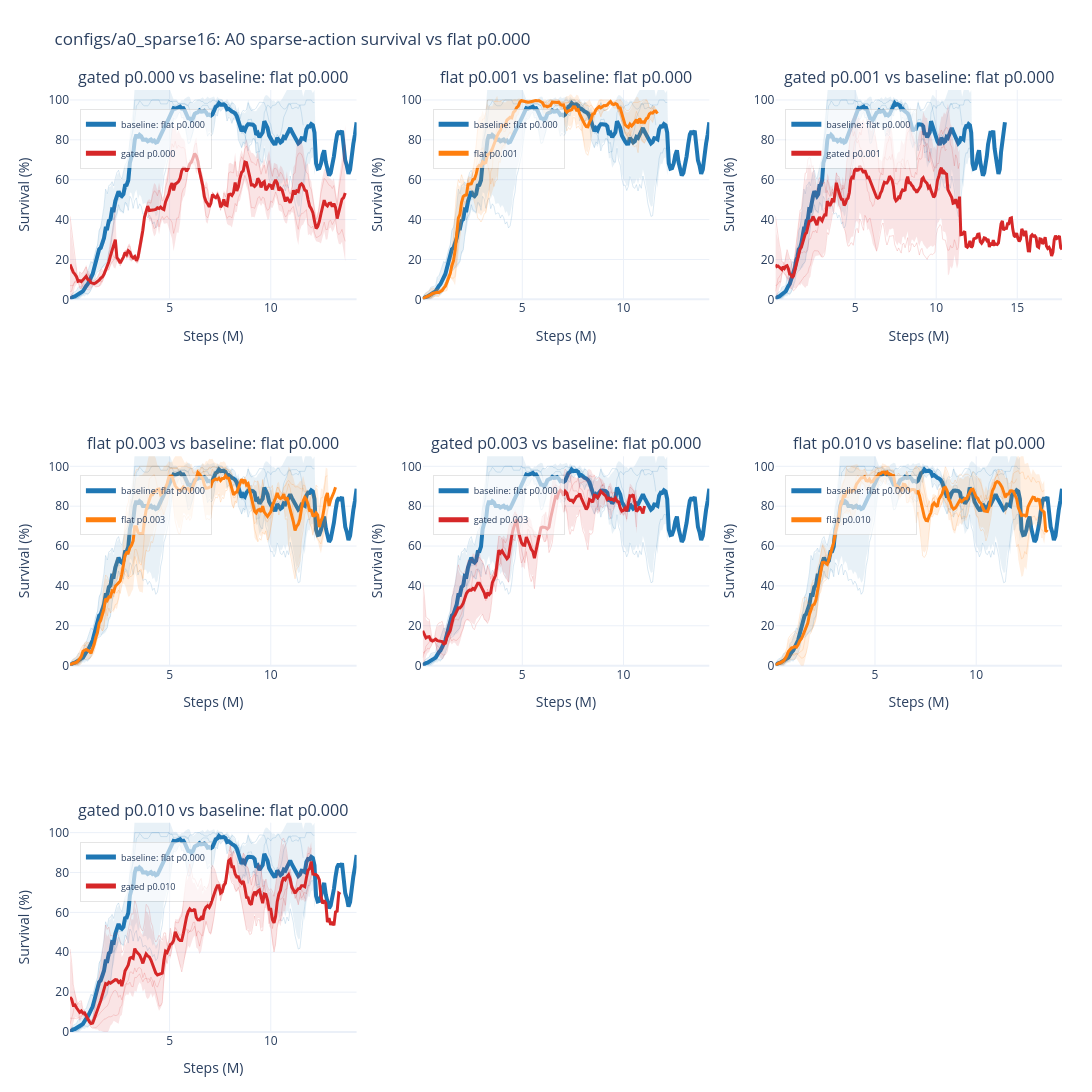

Notebook code for this chart:
### Markdown cell above
Assuming baseline = `a0_sparse16_flat_p000`.

| Run family | Displayed name | Intervention gate | Intervention penalty | Gate eval mode | Difference vs `a0_sparse16_flat_p000` |
|---|---|---|---:|---|---|
| `a0_sparse16_flat_p000` | flat p0.000 | `false` | `0.000` | `-` | Baseline: flat action setup with no intervention penalty and no gate |
| `a0_sparse16_flat_p001` | flat p0.001 | `false` | `0.001` | `-` | Flat with small action/intervention penalty |
| `a0_sparse16_flat_p003` | flat p0.003 | `false` | `0.003` | `-` | Flat with medium action/intervention penalty |
| `a0_sparse16_flat_p010` | flat p0.010 | `false` | `0.010` | `-` | Flat with large action/intervention penalty |
| `a0_sparse16_gated_p000` | gated p0.000 | `true` | `0.000` | `final_action_map` | Adds intervention gate without intervention penalty |
| `a0_sparse16_gated_p001` | gated p0.001 | `true` | `0.001` | `final_action_map` | Adds intervention gate plus small intervention penalty |
| `a0_sparse16_gated_p003` | gated p0.003 | `true` | `0.003` | `final_action_map` | Adds intervention gate plus medium intervention penalty |
| `a0_sparse16_gated_p010` | gated p0.010 | `true` | `0.010` | `final_action_map` | Adds intervention gate plus large intervention penalty |

Shared unless noted: MLP actor/critic, `[256,256,256]` / `[256,256,256]`, `norm_reward = true`, `init_do_nothing_prob = 0.0`, `entropy_coef = 0.01`, `total_timesteps = 20000000`, `eval_freq = 80000`.

### Code cell
a0_sparse16_result = wm.plot_a0_sparse16_survival()
a0_sparse16_result["fig"]
